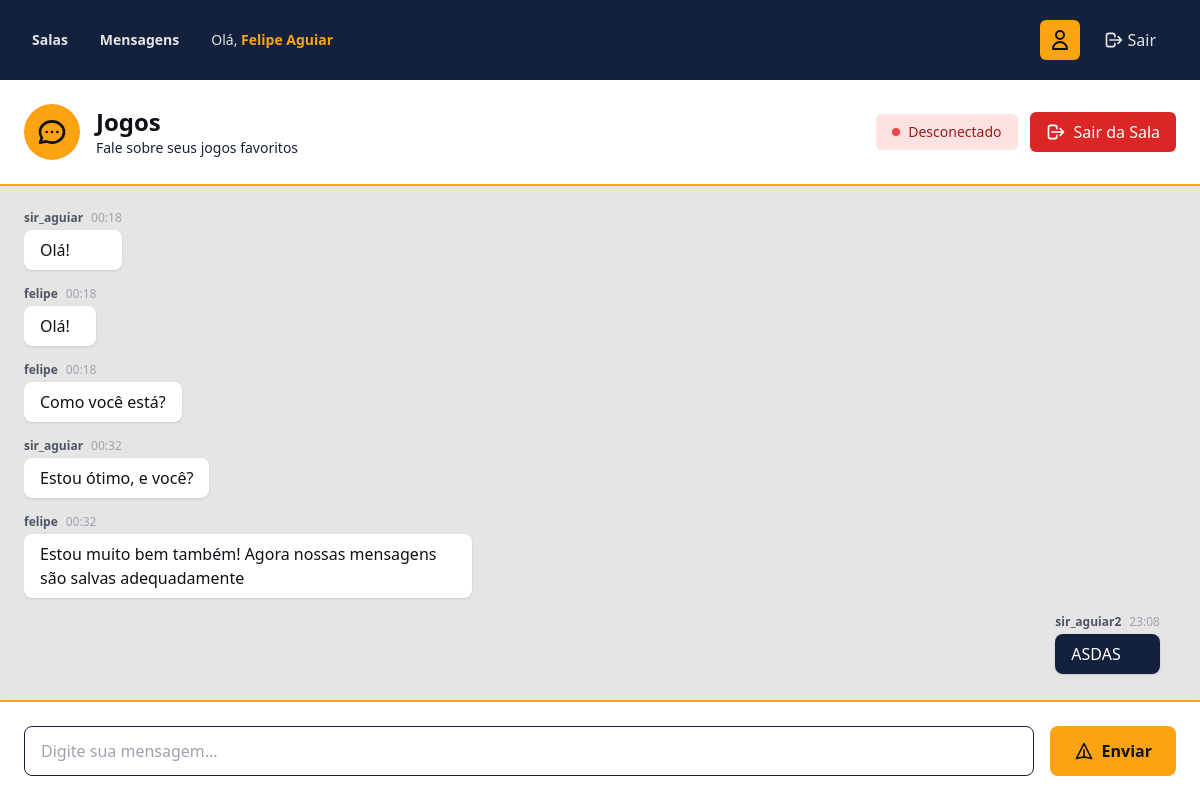
Screenshot of /room/4/ (signed in) with the database file from the repository.
### chat/models.py (models this page shows, shortened)
class Room(models.Model):
    name = models.CharField(max_length=100, unique=True)
    description = models.TextField(blank=True)
    created_at = models.DateTimeField(auto_now_add=True)
    is_active = models.BooleanField(default=True)
    class Meta:
        ordering = ["-created_at"]
        verbose_name = "Sala"
        verbose_name_plural = "Salas"

class Message(models.Model):
    room = models.ForeignKey(
        Room, null=True, blank=True, on_delete=models.CASCADE, related_name="messages"
    )
    user_to = models.ForeignKey(
        User,
        null=True,
        blank=True,
        on_delete=models.CASCADE,
        related_name="received_messages",
    )
    user = models.ForeignKey(User, on_delete=models.CASCADE, related_name="messages")
    content = models.TextField()
    timestamp = models.DateTimeField(auto_now_add=True)
    is_read = models.BooleanField(default=False)
    class Meta:
        ordering = ["-timestamp"]
        verbose_name = "Mensagem"
        verbose_name_plural = "Mensagens"

### chat/views.py (the view)
# urls.py: path("room/<int:room_id>/", views.room_detail, name="room_detail"),
@login_required(login_url="chat:signin")
def room_detail(request, room_id):
    room = get_object_or_404(Room, id=room_id, is_active=True)
    if request.session.get("room_id") != room_id:
        messages.warning(request, "Por favor, entre na sala primeiro.")
        return redirect("chat:join_room", room_id=room_id)
    message_history = room.messages.order_by("timestamp")[:50]
    return render(
        request,
        "chat/room_detail.html",
        {"room": room, "username": request.user.username, "messages": message_history},
    )

### chat/templates/chat/room_detail.html (shortened to what this page needs)
{% extends 'chat/base.html' %}
{% block content %}
<div class="h-screen flex flex-col" style="height: calc(100vh - 80px);">
    <div class="bg-white shadow-lg p-6" style="background-color: #ffffff; border-bottom: 2px solid #fca311;">
        <div class="max-w-7xl mx-auto flex items-center justify-between">
            <div class="flex items-center space-x-4">
                <div class="rounded-full p-3" style="background-color: #fca311;">
                </div>
                <div>
                    <h1 class="text-2xl font-bold" style="color: #0e1116;">{{ room.name }}</h1>
                    {% if room.description %}
                    <p class="text-sm" style="color: #14213d;">{{ room.description }}</p>
                    {% endif %}
                </div>
            </div>
            <div class="flex items-center space-x-3">
                <div id="connection-status" class="flex items-center px-4 py-2"
                    style="background-color: #fef3c7; border-radius: 6px;">
                </div>
                <a href="{% url 'chat:leave_room' %}"
                    class="px-4 py-2 transition duration-200 flex items-center hover:opacity-80"
                    style="background-color: #dc2626; color: #ffffff; border-radius: 6px;">
                    <svg class="h-5 w-5 mr-2" fill="none" stroke="currentColor" viewBox="0 0 24 24">
                        <path stroke-linecap="round" stroke-linejoin="round" stroke-width="2"
                            d="M17 16l4-4m0 0l-4-4m4 4H7m6 4v1a3 3 0 01-3 3H6a3 3 0 01-3-3V7a3 3 0 013-3h4a3 3 0 013 3v1" />
                    </svg>
                    Sair da Sala
                </a>
            </div>
        </div>
    </div>
    <div class="flex-grow overflow-hidden" style="background-color: #e5e5e5;">
        <div class="max-w-7xl mx-auto h-full p-6">
            <div id="chat-messages" class="h-full overflow-y-auto space-y-4 pr-4 scroll-smooth">
                {% for message in messages %}
                <div
                    class="flex {% if message.user.username == username %}justify-end{% else %}justify-start{% endif %}">
                    <div class="max-w-xs lg:max-w-md">
                        <div
                            class="flex items-center mb-1 {% if message.user.username == username %}justify-end{% endif %}">
                            <span class="text-xs font-semibold text-gray-600">{{ message.user.username }}</span>
                            <span class="text-xs text-gray-400 ml-2">{{ message.timestamp|date:"H:i" }}</span>
                        </div>
                        <div class="px-4 py-2 shadow"
                            style="{% if message.user.username == username %}background-color: #14213d; color: #ffffff;{% else %}background-color: #ffffff; color: #0e1116;{% endif %} border-radius: 8px;">
                            <p class="break-words">{{ message.content }}</p>
                        </div>
                    </div>
                </div>
                {% endfor %}
            </div>
        </div>
    </div>
    <div class="bg-white shadow-lg p-6" style="border-top: 2px solid #fca311;">
        <div class="max-w-7xl mx-auto">
            <form id="chat-form" class="flex space-x-4">
                <input type="text" id="chat-message-input" placeholder="Digite sua mensagem..." autocomplete="off"
                    class="flex-1 px-4 py-3 border focus:ring-2"
                    style="border-color: #14213d; border-radius: 8px; outline: none;" />
                <button type="submit" id="chat-message-submit"
                    class="px-6 py-3 transition duration-200 flex items-center hover:opacity-90"
                    style="background-color: #fca311; color: #0e1116; border-radius: 8px; font-weight: 600;">
                    <svg class="h-5 w-5 mr-2" fill="none" stroke="currentColor" viewBox="0 0 24 24">
                        <path stroke-linecap="round" stroke-linejoin="round" stroke-width="2"
                            d="M12 19l9 2-9-18-9 18 9-2zm0 0v-8" />
                    </svg>
                    Enviar
                </button>
            </form>
        </div>
    </div>
</div>
{% endblock %}

### chat/templates/chat/base.html (shortened to what this page needs)
<!DOCTYPE html>
<html lang="pt-BR">
<head>
    <script src="https://cdn.tailwindcss.com"></script>
</head>
<body style="background-color: #e5e5e5; min-height: 100vh;">
    <nav style="background-color: #14213d; box-shadow: 0 2px 4px rgba(0,0,0,0.1);">
        <div class="max-w-7xl mx-auto px-4 sm:px-6 lg:px-8">
            <div class="flex justify-between items-center h-20">
                <div class="flex items-center space-x-8">
                    {% if user.is_authenticated %}
                    <a href="{% url 'chat:room_list' %}" class="text-sm font-semibold hover:opacity-80 transition-all" style="color: #e5e5e5;">
                        Salas
                    </a>
                    <a href="{% url 'chat:direct_messages' %}" class="text-sm font-semibold hover:opacity-80 transition-all" style="color: #e5e5e5;">
                        Mensagens
                    </a>
                    <span class="text-sm" style="color: #e5e5e5;">
                        Olá, <strong style="color: #fca311;">{{ user.first_name|default:user.username }}</strong>
                    </span>
                    {% endif %}
                </div>
                <div class="flex items-center space-x-3">
                    {% if user.is_authenticated %}
                    <div class="relative group">
                        <button
                            class="flex items-center justify-center w-10 h-10 transition-all duration-200 focus:outline-none hover:opacity-90"
                            style="background-color: #fca311; border-radius: 6px;">
                            <svg class="h-6 w-6" fill="none" stroke="currentColor" viewBox="0 0 24 24"
                                style="color: #0e1116;">
                                <path stroke-linecap="round" stroke-linejoin="round" stroke-width="2"
                                    d="M16 7a4 4 0 11-8 0 4 4 0 018 0zM12 14a7 7 0 00-7 7h14a7 7 0 00-7-7z" />
                            </svg>
                        </button>
                    </div>
                    <a href="{% url 'chat:logout' %}"
                        class="flex items-center space-x-1 font-medium transition-all duration-200 px-3 py-2 hover:opacity-80"
                        style="color: #e5e5e5; border-radius: 6px;">
                        <svg class="h-5 w-5" fill="none" stroke="currentColor" viewBox="0 0 24 24">
                            <path stroke-linecap="round" stroke-linejoin="round" stroke-width="2"
                                d="M17 16l4-4m0 0l-4-4m4 4H7m6 4v1a3 3 0 01-3 3H6a3 3 0 01-3-3V7a3 3 0 013-3h4a3 3 0 013 3v1" />
                        </svg>
                        <span>Sair</span>
                    </a>
                    {% endif %}
                </div>
            </div>
        </div>
    </nav>
    <main>
        {% block content %}
        {% endblock %}
    </main>
</body>
</html>

### rows the page displays
Room: name "Jogos", description "Fale sobre seus jogos favoritos"
Message: user.username "sir_aguiar", timestamp "00:18", content "Olá!"
Message: user.username "felipe", timestamp "00:18", content "Olá!"
Message: user.username "felipe", timestamp "00:18", content "Como você está?"
Message: user.username "sir_aguiar", timestamp "00:32", content "Estou ótimo, e você?"
Message: user.username "felipe", timestamp "00:32", content "Estou muito bem também! Agora nossas mensagens são salvas adequadamente"
Message: user.username "sir_aguiar2", timestamp "23:08", content "ASDAS"

### other values shown
{{ user.first_name|default:user.username }} "Felipe Aguiar"
